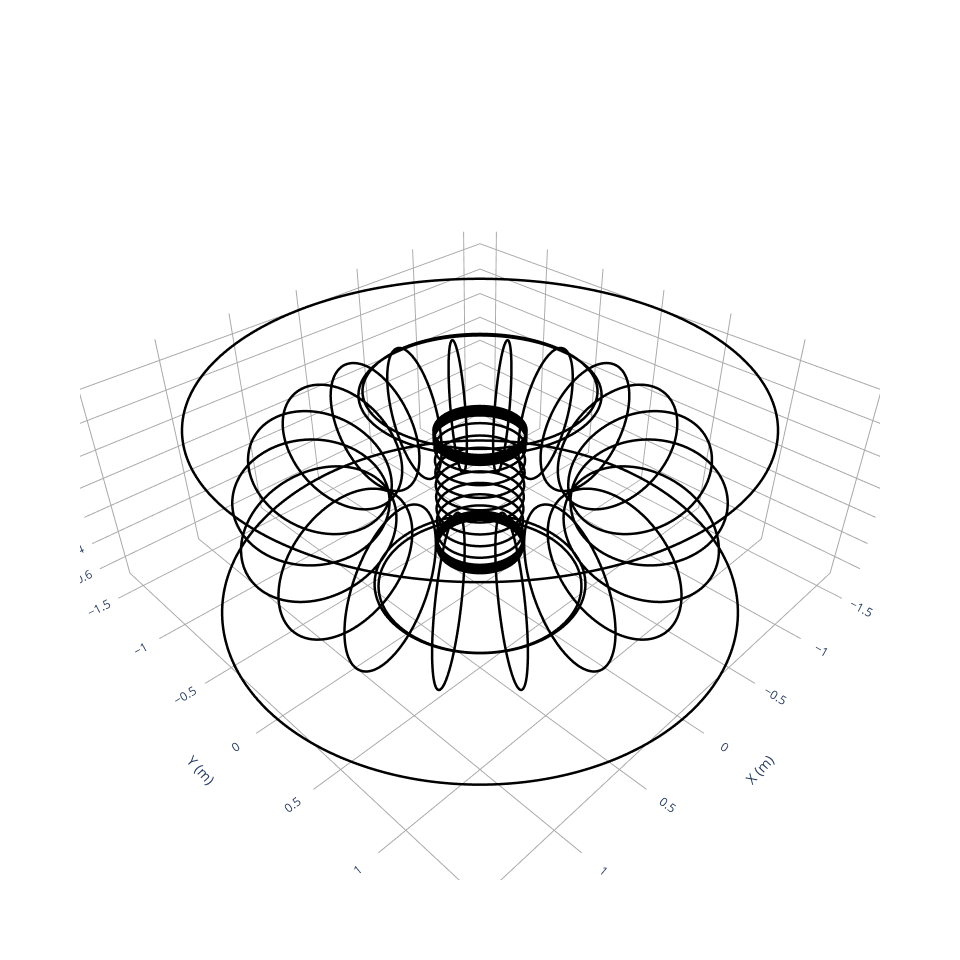

This figure's notebook cell:
### Code cell
fig = plot_coils(default_coils)
fig.write_html("hbt_default_coils.html")
fig

### Figure 1 — Plotly figure (JSON) as saved in the notebook; plotly's stock layout.template omitted (floating-point values rounded to 4 significant figures; data arrays with more than 128 entries replaced by an {"elided": "..."} marker saying what was removed)
{"data": [{"hovertext": "Current = -100520.66083440566 (A)", "line": {"color": "black", "dash": "solid", "width": 5}, "marker": {"opacity": 0, "size": 0}, "name": "TF coil", "showlegend": false, "type": "scatter3d", "x": {"elided": "801 float values"}, "y": {"elided": "801 float values"}, "z": {"elided": "801 float values"}}, {"hovertext": "Current = -100520.66083440566 (A)", "line": {"color": "black", "dash": "solid", "width": 5}, "marker": {"opacity": 0, "size": 0}, "name": "TF coil", "showlegend": false, "type": "scatter3d", "x": {"elided": "801 float values"}, "y": {"elided": "801 float values"}, "z": {"elided": "801 float values"}}, {"hovertext": "Current = -100520.66083440566 (A)", "line": {"color": "black", "dash": "solid", "width": 5}, "marker": {"opacity": 0, "size": 0}, "name": "TF coil", "showlegend": false, "type": "scatter3d", "x": {"elided": "801 float values"}, "y": {"elided": "801 float values"}, "z": {"elided": "801 float values"}}, {"hovertext": "Current = -100520.66083440566 (A)", "line": {"color": "black", "dash": "solid", "width": 5}, "marker": {"opacity": 0, "size": 0}, "name": "TF coil", "showlegend": false, "type": "scatter3d", "x": {"elided": "801 float values"}, "y": {"elided": "801 float values"}, "z": {"elided": "801 float values"}}, {"hovertext": "Current = -100520.66083440566 (A)", "line": {"color": "black", "dash": "solid", "width": 5}, "marker": {"opacity": 0, "size": 0}, "name": "TF coil", "showlegend": false, "type": "scatter3d", "x": {"elided": "801 float values"}, "y": {"elided": "801 float values"}, "z": {"elided": "801 float values"}}, {"hovertext": "Current = -100520.66083440566 (A)", "line": {"color": "black", "dash": "solid", "width": 5}, "marker": {"opacity": 0, "size": 0}, "name": "TF coil", "showlegend": false, "type": "scatter3d", "x": {"elided": "801 float values"}, "y": {"elided": "801 float values"}, "z": {"elided": "801 float values"}}, {"hovertext": "Current = -100520.66083440566 (A)", "line": {"color": "black", "dash": "solid", "width": 5}, "marker": {"opacity": 0, "size": 0}, "name": "TF coil", "showlegend": false, "type": "scatter3d", "x": {"elided": "801 float values"}, "y": {"elided": "801 float values"}, "z": {"elided": "801 float values"}}, {"hovertext": "Current = -100520.66083440566 (A)", "line": {"color": "black", "dash": "solid", "width": 5}, "marker": {"opacity": 0, "size": 0}, "name": "TF coil", "showlegend": false, "type": "scatter3d", "x": {"elided": "801 float values"}, "y": {"elided": "801 float values"}, "z": {"elided": "801 float values"}}, {"hovertext": "Current = -100520.66083440566 (A)", "line": {"color": "black", "dash": "solid", "width": 5}, "marker": {"opacity": 0, "size": 0}, "name": "TF coil", "showlegend": false, "type": "scatter3d", "x": {"elided": "801 float values"}, "y": {"elided": "801 float values"}, "z": {"elided": "801 float values"}}, {"hovertext": "Current = -100520.66083440566 (A)", "line": {"color": "black", "dash": "solid", "width": 5}, "marker": {"opacity": 0, "size": 0}, "name": "TF coil", "showlegend": false, "type": "scatter3d", "x": {"elided": "801 float values"}, "y": {"elided": "801 float values"}, "z": {"elided": "801 float values"}}, {"hovertext": "Current = -100520.66083440566 (A)", "line": {"color": "black", "dash": "solid", "width": 5}, "marker": {"opacity": 0, "size": 0}, "name": "TF coil", "showlegend": false, "type": "scatter3d", "x": {"elided": "801 float values"}, "y": {"elided": "801 float values"}, "z": {"elided": "801 float values"}}, {"hovertext": "Current = -100520.66083440566 (A)", "line": {"color": "black", "dash": "solid", "width": 5}, "marker": {"opacity": 0, "size": 0}, "name": "TF coil", "showlegend": false, "type": "scatter3d", "x": {"elided": "801 float values"}, "y": {"elided": "801 float values"}, "z": {"elided": "801 float values"}}, {"hovertext": "Current = -100520.66083440566 (A)", "line": {"color": "black", "dash": "solid", "width": 5}, "marker": {"opacity": 0, "size": 0}, "name": "TF coil", "showlegend": false, "type": "scatter3d", "x": {"elided": "801 float values"}, "y": {"elided": "801 float values"}, "z": {"elided": "801 float values"}}, {"hovertext": "Current = -100520.66083440566 (A)", "line": {"color": "black", "dash": "solid", "width": 5}, "marker": {"opacity": 0, "size": 0}, "name": "TF coil", "showlegend": false, "type": "scatter3d", "x": {"elided": "801 float values"}, "y": {"elided": "801 float values"}, "z": {"elided": "801 float values"}}, {"hovertext": "Current = -100520.66083440566 (A)", "line": {"color": "black", "dash": "solid", "width": 5}, "marker": {"opacity": 0, "size": 0}, "name": "TF coil", "showlegend": false, "type": "scatter3d", "x": {"elided": "801 float values"}, "y": {"elided": "801 float values"}, "z": {"elided": "801 float values"}}, {"hovertext": "Current = -100520.66083440566 (A)", "line": {"color": "black", "dash": "solid", "width": 5}, "marker": {"opacity": 0, "size": 0}, "name": "TF coil", "showlegend": false, "type": "scatter3d", "x": {"elided": "801 float values"}, "y": {"elided": "801 float values"}, "z": {"elided": "801 float values"}}, {"hovertext": "Current = -100520.66083440566 (A)", "line": {"color": "black", "dash": "solid", "width": 5}, "marker": {"opacity": 0, "size": 0}, "name": "TF coil", "showlegend": false, "type": "scatter3d", "x": {"elided": "801 float values"}, "y": {"elided": "801 float values"}, "z": {"elided": "801 float values"}}, {"hovertext": "Current = -100520.66083440566 (A)", "line": {"color": "black", "dash": "solid", "width": 5}, "marker": {"opacity": 0, "size": 0}, "name": "TF coil", "showlegend": false, "type": "scatter3d", "x": {"elided": "801 float values"}, "y": {"elided": "801 float values"}, "z": {"elided": "801 float values"}}, {"hovertext": "Current = -100520.66083440566 (A)", "line": {"color": "black", "dash": "solid", "width": 5}, "marker": {"opacity": 0, "size": 0}, "name": "TF coil", "showlegend": false, "type": "scatter3d", "x": {"elided": "801 float values"}, "y": {"elided": "801 float values"}, "z": {"elided": "801 float values"}}, {"hovertext": "Current = -100520.66083440566 (A)", "line": {"color": "black", "dash": "solid", "width": 5}, "marker": {"opacity": 0, "size": 0}, "name": "TF coil", "showlegend": false, "type": "scatter3d", "x": {"elided": "801 float values"}, "y": {"elided": "801 float values"}, "z": {"elided": "801 float values"}}, {"hovertext": "Current = -8800.0 (A)", "line": {"color": "black", "dash": "solid", "width": 5}, "marker": {"opacity": 0, "size": 0}, "name": "Outer VF coil", "showlegend": false, "type": "scatter3d", "x": {"elided": "801 float values"}, "y": {"elided": "801 float values"}, "z": {"elided": "801 float values"}}, {"hovertext": "Current = -8800.0 (A)", "line": {"color": "black", "dash": "solid", "width": 5}, "marker": {"opacity": 0, "size": 0}, "name": "Outer VF coil", "showlegend": false, "type": "scatter3d", "x": {"elided": "801 float values"}, "y": {"elided": "801 float values"}, "z": {"elided": "801 float values"}}, {"hovertext": "Current = 2200.0 (A)", "line": {"color": "black", "dash": "solid", "width": 5}, "marker": {"opacity": 0, "size": 0}, "name": "Inner VF coil", "showlegend": false, "type": "scatter3d", "x": {"elided": "801 float values"}, "y": {"elided": "801 float values"}, "z": {"elided": "801 float values"}}, {"hovertext": "Current = 2200.0 (A)", "line": {"color": "black", "dash": "solid", "width": 5}, "marker": {"opacity": 0, "size": 0}, "name": "Inner VF coil", "showlegend": false, "type": "scatter3d", "x": {"elided": "801 float values"}, "y": {"elided": "801 float values"}, "z": {"elided": "801 float values"}}, {"hovertext": "Current = 2200.0 (A)", "line": {"color": "black", "dash": "solid", "width": 5}, "marker": {"opacity": 0, "size": 0}, "name": "Inner VF coil", "showlegend": false, "type": "scatter3d", "x": {"elided": "801 float values"}, "y": {"elided": "801 float values"}, "z": {"elided": "801 float values"}}, {"hovertext": "Current = 2200.0 (A)", "line": {"color": "black", "dash": "solid", "width": 5}, "marker": {"opacity": 0, "size": 0}, "name": "Inner VF coil", "showlegend": false, "type": "scatter3d", "x": {"elided": "801 float values"}, "y": {"elided": "801 float values"}, "z": {"elided": "801 float values"}}, {"hovertext": "Current = 2200.0 (A)", "line": {"color": "black", "dash": "solid", "width": 5}, "marker": {"opacity": 0, "size": 0}, "name": "Inner VF coil", "showlegend": false, "type": "scatter3d", "x": {"elided": "801 float values"}, "y": {"elided": "801 float values"}, "z": {"elided": "801 float values"}}, {"hovertext": "Current = 2200.0 (A)", "line": {"color": "black", "dash": "solid", "width": 5}, "marker": {"opacity": 0, "size": 0}, "name": "Inner VF coil", "showlegend": false, "type": "scatter3d", "x": {"elided": "801 float values"}, "y": {"elided": "801 float values"}, "z": {"elided": "801 float values"}}, {"hovertext": "Current = 2200.0 (A)", "line": {"color": "black", "dash": "solid", "width": 5}, "marker": {"opacity": 0, "size": 0}, "name": "Inner VF coil", "showlegend": false, "type": "scatter3d", "x": {"elided": "801 float values"}, "y": {"elided": "801 float values"}, "z": {"elided": "801 float values"}}, {"hovertext": "Current = 2200.0 (A)", "line": {"color": "black", "dash": "solid", "width": 5}, "marker": {"opacity": 0, "size": 0}, "name": "Inner VF coil", "showlegend": false, "type": "scatter3d", "x": {"elided": "801 float values"}, "y": {"elided": "801 float values"}, "z": {"elided": "801 float values"}}, {"hovertext": "Current = 2200.0 (A)", "line": {"color": "black", "dash": "solid", "width": 5}, "marker": {"opacity": 0, "size": 0}, "name": "Inner VF coil", "showlegend": false, "type": "scatter3d", "x": {"elided": "801 float values"}, "y": {"elided": "801 float values"}, "z": {"elided": "801 float values"}}, {"hovertext": "Current = 2200.0 (A)", "line": {"color": "black", "dash": "solid", "width": 5}, "marker": {"opacity": 0, "size": 0}, "name": "Inner VF coil", "showlegend": false, "type": "scatter3d", "x": {"elided": "801 float values"}, "y": {"elided": "801 float values"}, "z": {"elided": "801 float values"}}, {"hovertext": "Current = 2200.0 (A)", "line": {"color": "black", "dash": "solid", "width": 5}, "marker": {"opacity": 0, "size": 0}, "name": "Inner VF coil", "showlegend": false, "type": "scatter3d", "x": {"elided": "801 float values"}, "y": {"elided": "801 float values"}, "z": {"elided": "801 float values"}}, {"hovertext": "Current = 2200.0 (A)", "line": {"color": "black", "dash": "solid", "width": 5}, "marker": {"opacity": 0, "size": 0}, "name": "Inner VF coil", "showlegend": false, "type": "scatter3d", "x": {"elided": "801 float values"}, "y": {"elided": "801 float values"}, "z": {"elided": "801 float values"}}, {"hovertext": "Current = -7400.0 (A)", "line": {"color": "black", "dash": "solid", "width": 5}, "marker": {"opacity": 0, "size": 0}, "name": "Inner OH coil", "showlegend": false, "type": "scatter3d", "x": {"elided": "801 float values"}, "y": {"elided": "801 float values"}, "z": {"elided": "801 float values"}}, {"hovertext": "Current = -7400.0 (A)", "line": {"color": "black", "dash": "solid", "width": 5}, "marker": {"opacity": 0, "size": 0}, "name": "Inner OH coil", "showlegend": false, "type": "scatter3d", "x": {"elided": "801 float values"}, "y": {"elided": "801 float values"}, "z": {"elided": "801 float values"}}, {"hovertext": "Current = -7400.0 (A)", "line": {"color": "black", "dash": "solid", "width": 5}, "marker": {"opacity": 0, "size": 0}, "name": "Inner OH coil", "showlegend": false, "type": "scatter3d", "x": {"elided": "801 float values"}, "y": {"elided": "801 float values"}, "z": {"elided": "801 float values"}}, {"hovertext": "Current = -7400.0 (A)", "line": {"color": "black", "dash": "solid", "width": 5}, "marker": {"opacity": 0, "size": 0}, "name": "Inner OH coil", "showlegend": false, "type": "scatter3d", "x": {"elided": "801 float values"}, "y": {"elided": "801 float values"}, "z": {"elided": "801 float values"}}, {"hovertext": "Current = -7400.0 (A)", "line": {"color": "black", "dash": "solid", "width": 5}, "marker": {"opacity": 0, "size": 0}, "name": "Inner OH coil", "showlegend": false, "type": "scatter3d", "x": {"elided": "801 float values"}, "y": {"elided": "801 float values"}, "z": {"elided": "801 float values"}}, {"hovertext": "Current = -7400.0 (A)", "line": {"color": "black", "dash": "solid", "width": 5}, "marker": {"opacity": 0, "size": 0}, "name": "Inner OH coil", "showlegend": false, "type": "scatter3d", "x": {"elided": "801 float values"}, "y": {"elided": "801 float values"}, "z": {"elided": "801 float values"}}, {"hovertext": "Current = -7400.0 (A)", "line": {"color": "black", "dash": "solid", "width": 5}, "marker": {"opacity": 0, "size": 0}, "name": "Inner OH coil", "showlegend": false, "type": "scatter3d", "x": {"elided": "801 float values"}, "y": {"elided": "801 float values"}, "z": {"elided": "801 float values"}}, {"hovertext": "Current = -7400.0 (A)", "line": {"color": "black", "dash": "solid", "width": 5}, "marker": {"opacity": 0, "size": 0}, "name": "Inner OH coil", "showlegend": false, "type": "scatter3d", "x": {"elided": "801 float values"}, "y": {"elided": "801 float values"}, "z": {"elided": "801 float values"}}, {"hovertext": "Current = -7400.0 (A)", "line": {"color": "black", "dash": "solid", "width": 5}, "marker": {"opacity": 0, "size": 0}, "name": "Outer OH coil", "showlegend": false, "type": "scatter3d", "x": {"elided": "801 float values"}, "y": {"elided": "801 float values"}, "z": {"elided": "801 float values"}}, {"hovertext": "Current = -7400.0 (A)", "line": {"color": "black", "dash": "solid", "width": 5}, "marker": {"opacity": 0, "size": 0}, "name": "Outer OH coil", "showlegend": false, "type": "scatter3d", "x": {"elided": "801 float values"}, "y": {"elided": "801 float values"}, "z": {"elided": "801 float values"}}, {"hovertext": "Current = -7400.0 (A)", "line": {"color": "black", "dash": "solid", "width": 5}, "marker": {"opacity": 0, "size": 0}, "name": "Outer OH coil", "showlegend": false, "type": "scatter3d", "x": {"elided": "801 float values"}, "y": {"elided": "801 float values"}, "z": {"elided": "801 float values"}}, {"hovertext": "Current = -7400.0 (A)", "line": {"color": "black", "dash": "solid", "width": 5}, "marker": {"opacity": 0, "size": 0}, "name": "Outer OH coil", "showlegend": false, "type": "scatter3d", "x": {"elided": "801 float values"}, "y": {"elided": "801 float values"}, "z": {"elided": "801 float values"}}], "layout": {"height": 960.2, "scene": {"aspectmode": "data", "xaxis": {"backgroundcolor": "white", "gridcolor": "darkgrey", "showbackground": false, "showgrid": true, "showticklabels": true, "title": {"text": "X (m)"}, "zeroline": true, "zerolinecolor": "darkgrey"}, "yaxis": {"backgroundcolor": "white", "gridcolor": "darkgrey", "showbackground": false, "showgrid": true, "showticklabels": true, "title": {"text": "Y (m)"}, "zeroline": true, "zerolinecolor": "darkgrey"}, "zaxis": {"backgroundcolor": "white", "gridcolor": "darkgrey", "showbackground": false, "showgrid": true, "showticklabels": true, "title": {"text": "Z (m)"}, "zeroline": true, "zerolinecolor": "darkgrey"}}, "width": 960.2}}
